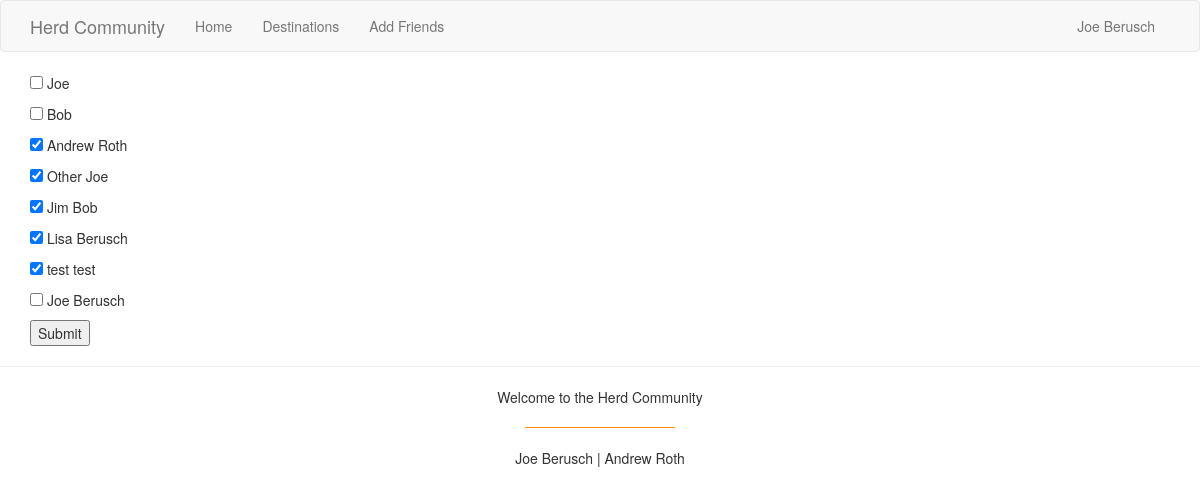
/add_friends (signed in), run on the app's committed database.
### app/models.py (models this page shows, shortened)
class User(UserMixin, db.Model):
    __tablename__ = 'users'
    user_id = db.Column(db.Integer, primary_key=True)
    username = db.Column(db.String(80), index=True, unique=True)
    name = db.Column(db.String(120))
    email = db.Column(db.String(120), index=True, unique=True)
    destinations = db.relationship('Association', back_populates='user')
    friends = db.relationship('User',
        secondary=friendship_identifier,
        primaryjoin= user_id == friendship_identifier.c.user_id,
        secondaryjoin= user_id == friendship_identifier.c.friend_id)
    def get_id(self):
        return self.user_id

### app/routes.py (the view, shortened to what this page needs)
@app.route('/add_friends', methods=['GET', 'POST'])
def add_friends():
    ulog('add_friends -> page access')
    users = User.query.all()
    users = filter(lambda u: u.user_id != current_user.user_id, users)
    return render_template('add_friends.html', users=users,
                            current_friends=current_user.friends if current_user.friends else [])

### app/helpers.py (called while the page is built)
def ulog(msg):
    fp = open('usage_logs.txt', 'a')
    print('--- ', current_user.username, ' ---- ', date.today(), ' ---', file=fp)
    print(msg, file=fp)
    fp.close()

### app/models.py (called while the page is built)
@login.user_loader
def load_user(id):
    return User.query.get(int(id))

### app/templates/add_friends.html
{% extends "base.html" %}
{% block app_content %}
<form method="POST" action="">
    {% for u in users %}
        <p><input type="checkbox" value="{{ u.user_id }}" name="friend_checkbox" {{ 'checked' if u in current_friends else '' }}> {{ u.name }}</input></p>
    {% endfor %}
    <button type="submit">Submit</button>
</form>
{% endblock %}

### app/templates/base.html (shortened to what this page needs)
{% extends 'bootstrap/base.html' %}
{% block navbar %}
    <nav class="navbar navbar-default">
        <div class="container">
            <div class="navbar-header">
                <a class="navbar-brand" href="{{ url_for('index') }}">Herd Community</a>
            </div>
            <div class="collapse navbar-collapse" id="bs-example-navbar-collapse-1">
                <ul class="nav navbar-nav">
                    <li><a href="{{ url_for('index') }}">Home</a></li>
                    <li><a href="{{ url_for('list') }}">Destinations</a></li>
                    <li><a href="{{ url_for('add_friends') }}">Add Friends</a></li>
                </ul>
                <ul class="nav navbar-nav navbar-right">
                    {% if current_user.is_authenticated %}
                    <li><a href="{{ url_for('user', username=current_user.username) }}">{{ current_user.name }}</a></li>
                    {% else %}
                    <li><a href="{{ url_for('login') }}">Login</a></li>
                    <li><a href="{{ url_for('signup') }}">Sign Up</a></li>
                    {% endif %}
                </ul>
            </div>
        </div>
    </nav>
{% endblock %}
{% block content %}
    <div class="container">
        {% block app_content %}{% endblock app_content %}
    </div>
    {% block footer %}
    <hr />
    <footer>
        <div class="text-center">
            <p>Welcome to the Herd Community</p>
            <hr style="width: 150px; border-top: 1px solid darkorange;"/>
            <p>Joe Berusch | Andrew Roth</p>
        </div>
    </footer>
    <br />
    {% endblock footer %}
{% endblock content %}

### data on the page
User: name "Joe Berusch"
User: name "Joe"
User: name "Bob"
User: name "Andrew Roth"
User: name "Other Joe"
User: name "Jim Bob"
User: name "Lisa Berusch"
User: name "test test"
User: name "Joe Berusch"
